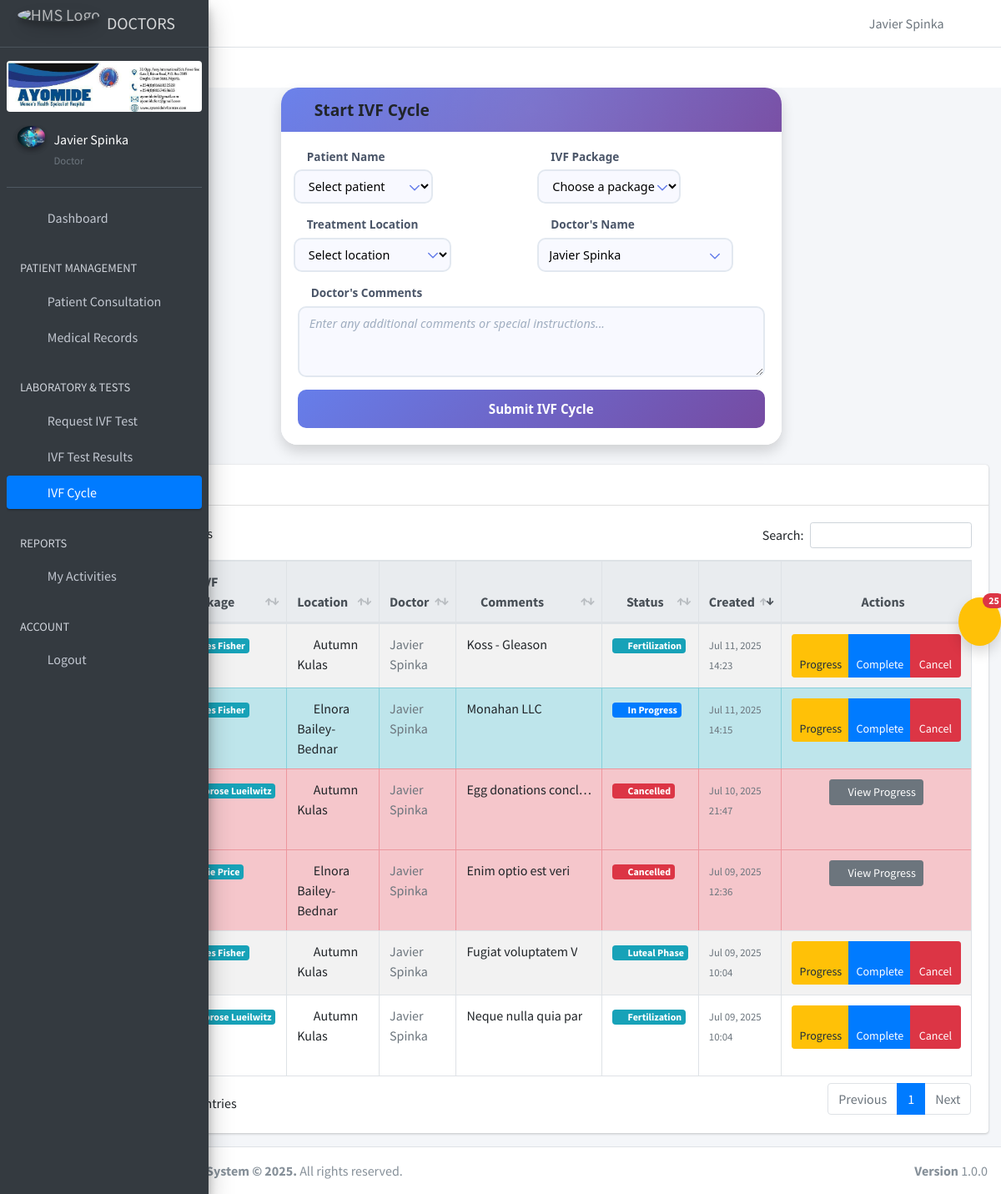
Before: /ivf/start/ (signed in) with the older database file.
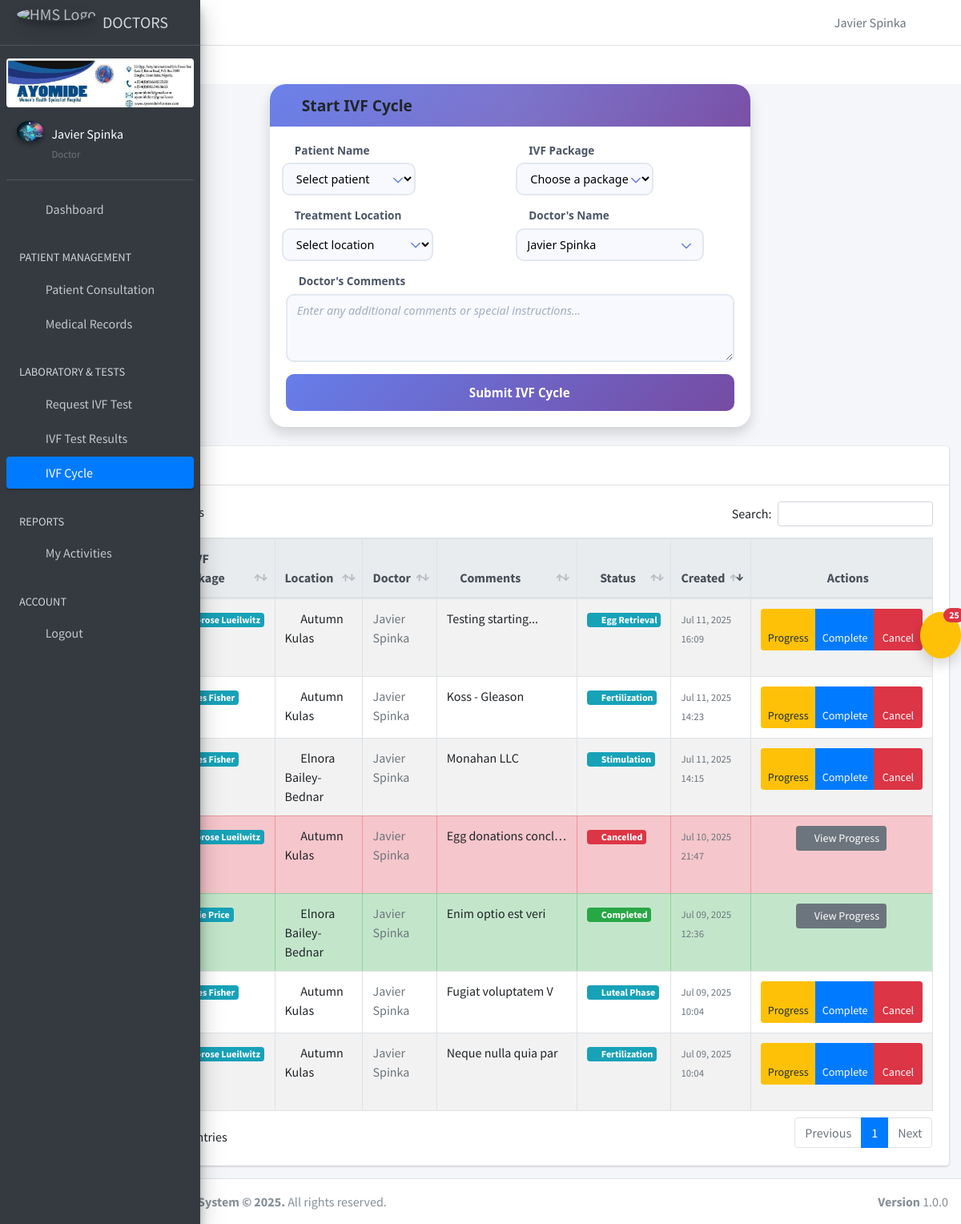
After: the same page with the newer database file.
### hospapp/models.py (models this page shows, shortened)
class IVFRecord(models.Model):
    STATUS_CHOICES = [
        ('open', 'Open'),
        ('pending', 'Pending'),
        ('in_progress', 'In Progress'),
        ('stimulation', 'Stimulation Phase'),
        ('egg_retrieval', 'Egg Retrieval'),
        ('fertilization', 'Fertilization'),
        ('embryo_transfer', 'Embryo Transfer'),
        ('luteal_phase', 'Luteal Phase'),
        ('pregnancy_test', 'Pregnancy Test'),
        ('completed', 'Completed'),
        ('cancelled', 'Cancelled'),
    ]
    patient = models.ForeignKey(Patient, on_delete=models.CASCADE)
    ivf_package = models.ForeignKey(IVFPackage, on_delete=models.SET_NULL, null=True)
    treatment_location = models.ForeignKey(TreatmentLocation, on_delete=models.SET_NULL, null=True)
    doctor_name = models.CharField(max_length=255)
    doctor_comments = models.TextField(blank=True)
    created_on = models.DateTimeField(default=timezone.now)
    status = models.CharField(max_length=255, choices=STATUS_CHOICES, default="open") # Added choices here

class IVFPackage(models.Model):
    name = models.CharField(max_length=255)
    Decription = models.CharField(max_length=255)
    price = models.FloatField(max_length=255, default=0.00)
    created_on = models.DateTimeField(default=timezone.now)

class TreatmentLocation(models.Model):
    name = models.CharField(max_length=255)
    address = models.CharField(max_length=255, blank=True)

### hospapp/views.py (the view, shortened to what this page needs)
# urls.py: path('ivf/start/', views.start_ivf, name='start_ivf'),
@login_required
@require_http_methods(["GET", "POST"])
def start_ivf(request):
    if request.method == 'GET':
        context = {
            'patients': Patient.objects.only('id', 'full_name', 'patient_id'),
            'packages': IVFPackage.objects.only('id', 'name'),
            'locations': TreatmentLocation.objects.only('id', 'name'),
            'all_ivf_records': IVFRecord.objects.all().select_related('patient', 'ivf_package', 'treatment_location').order_by('-created_on'),
            'ivf_progress_statuses': IVFProgressUpdate.STATUS_CHOICES
        }
        return render(request, 'doctors/start_ivf.html', context)

### hospapp/templates/doctors/start_ivf.html (shortened to what the changed rows need)
{% extends "doctors/base.html" %}
{% load static %}
{%block content%}
<section class="content">
    <div class="container-fluid">
        <div class="row mt-4">
            <div class="col-12">
                <div class="card">
                    <div class="card-body">
                        <div class="table-responsive">
                            <table id="ivfRecordsTable" class="table table-bordered table-striped table-hover">
                                <thead class="thead-light">
                                    <tr>
                                        <th>Patient</th>
                                        <th>IVF Package</th>
                                        <th><i class="fas fa-map-marker-alt mr-1"></i>Location</th>
                                        <th><i class="fas fa-user-md mr-1"></i>Doctor</th>
                                        <th><i class="fas fa-comments mr-1"></i>Comments</th>
                                        <th><i class="fas fa-flag mr-1"></i>Status</th>
                                        <th><i class="fas fa-calendar mr-1"></i>Created</th>
                                        <th class="text-center"><i class="fas fa-cogs mr-1"></i>Actions</th>
                                    </tr>
                                </thead>
                                <tbody>
                                    {% for record in all_ivf_records %}
                                    <tr id="ivf-record-{{ record.id }}" class="
                                        {% if record.status == 'in_progress' %}table-info
                                        {% elif record.status == 'completed' %}table-success
                                        {% elif record.status == 'cancelled' %}table-danger
                                        {% endif %}
                                    ">
                                        <td>
                                            <strong>{{ record.patient.full_name }}</strong>
                                            <br>
                                            <small class="text-muted">{{ record.patient.patient_id }}</small>
                                        </td>
                                        <td>
                                            <span class="badge badge-info">{{ record.ivf_package.name }}</span>
                                        </td>
                                        <td>
                                            <i class="fas fa-map-marker-alt text-muted mr-1"></i>
                                            {{ record.treatment_location.name }}
                                        </td>
                                        <td>
                                            <span class="text-muted">{{ record.doctor_name }}</span>
                                        </td>
                                        <td>
                                            {% if record.doctor_comments %}
                                            <span class="text-truncate d-inline-block" style="max-width: 150px;" title="{{ record.doctor_comments }}">
                                                {{ record.doctor_comments }}
                                            </span>
                                            {% else %}
                                            <span class="text-muted font-italic">No comments</span>
                                            {% endif %}
                                        </td>
                                        <td>
                                            {% if record.status == 'open' %}
                                            <span class="badge badge-success">
                                                <i class="fas fa-unlock mr-1"></i>Open
                                            </span>
                                            {% elif record.status == 'pending' %}
                                            <span class="badge badge-warning">
                                                <i class="fas fa-hourglass-half mr-1"></i>Pending
                                            </span>
                                            {% elif record.status == 'in_progress' %}
                                            <span class="badge badge-primary">
                                                <i class="fas fa-cog fa-spin mr-1"></i>In Progress
                                            </span>
                                            {% elif record.status == 'stimulation' %}
                                            <span class="badge badge-info">
                                                <i class="fas fa-syringe mr-1"></i>Stimulation
                                            </span>
                                            {% elif record.status == 'egg_retrieval' %}
                                            <span class="badge badge-info">
                                                <i class="fas fa-egg mr-1"></i>Egg Retrieval
                                            </span>
                                            {% elif record.status == 'fertilization' %}
                                            <span class="badge badge-info">
                                                <i class="fas fa-flask mr-1"></i>Fertilization
                                            </span>
                                            {% elif record.status == 'embryo_transfer' %}
                                            <span class="badge badge-info">
                                                <i class="fas fa-baby-carriage mr-1"></i>Embryo Transfer
                                            </span>
                                            {% elif record.status == 'luteal_phase' %}
                                            <span class="badge badge-info">
                                                <i class="fas fa-calendar-alt mr-1"></i>Luteal Phase
                                            </span>
                                            {% elif record.status == 'pregnancy_test' %}
                                            <span class="badge badge-info">
                                                <i class="fas fa-vial mr-1"></i>Pregnancy Test
                                            </span>
                                            {% elif record.status == 'completed' %}
                                            <span class="badge badge-success">
                                                <i class="fas fa-check-circle mr-1"></i>Completed
                                            </span>
                                            {% elif record.status == 'cancelled' %}
                                            <span class="badge badge-danger">
                                                <i class="fas fa-times-circle mr-1"></i>Cancelled
                                            </span>
                                            {% endif %}
                                        </td>
                                        <td>
                                            <small class="text-muted">
                                                {{ record.created_on|date:"M d, Y" }}<br>
                                                {{ record.created_on|date:"H:i" }}
                                            </small>
                                        </td>
                                        <td class="text-center">
                                            <div class="btn-group">
                                                {% if record.status == 'open' or record.status == 'pending' %}
                                                <button class="btn btn-sm btn-danger" data-toggle="modal" data-target="#actionModal"
                                                    data-id="{{ record.id }}" data-action="cancelled" data-title="Cancel IVF Cycle"
                                                    data-message="Are you sure you want to cancel this IVF cycle? This action cannot be undone."
                                                    data-confirm-text="Cancel Cycle" data-confirm-class="btn-danger"
                                                    title="Cancel Cycle">
                                                    <i class="fas fa-times"></i> Cancel
                                                </button>
                                                {% elif record.status == 'in_progress' or record.status == 'stimulation' or record.status == 'egg_retrieval' or record.status == 'fertilization' or record.status == 'embryo_transfer' or record.status == 'luteal_phase' or record.status == 'pregnancy_test' %}
                                                <button class="btn btn-sm btn-warning" data-toggle="modal" data-target="#progressModal" data-record-id="{{ record.id }}" title="View/Update Progress">
                                                    <i class="fas fa-eye"></i> Progress
                                                </button>
                                                <button class="btn btn-sm btn-primary" data-toggle="modal" data-target="#actionModal"
                                                    data-id="{{ record.id }}" data-action="completed" data-title="Complete IVF Cycle"
                                                    data-message="Are you sure you want to mark this IVF cycle as completed?"
                                                    data-confirm-text="Complete Cycle" data-confirm-class="btn-primary"
                                                    title="Complete Cycle">
                                                    <i class="fas fa-check"></i> Complete
                                                </button>
                                                <button class="btn btn-sm btn-danger" data-toggle="modal" data-target="#actionModal"
                                                    data-id="{{ record.id }}" data-action="cancelled" data-title="Cancel IVF Cycle"
                                                    data-message="Are you sure you want to cancel this IVF cycle? This action cannot be undone."
                                                    data-confirm-text="Cancel Cycle" data-confirm-class="btn-danger"
                                                    title="Cancel Cycle">
                                                    <i class="fas fa-times"></i> Cancel
                                                </button>
                                                {% elif record.status == 'completed' or record.status == 'cancelled' %}
                                                <button class="btn btn-sm btn-secondary" data-toggle="modal" data-target="#progressModal"
                                                    data-record-id="{{ record.id }}" title="View Details">
                                                    <i class="fas fa-eye"></i> View Progress
                                                </button>
                                                {% endif %}
                                            </div>
                                        </td>
                                    </tr>
                                    {% endfor %}
                                </tbody>
                            </table>
                        </div>
                    </div>
                </div>
            </div>
        </div>
    </div>
</section>
{%endblock%}

Changed rows visible on the page:
added IVFRecord: ivf_package.name "Ambrose Lueilwitz", treatment_location.name "Autumn Kulas", doctor_name "Javier Spinka", doctor_comments "Testing starting...", status "egg_retrieval" (drawn), created_on "Jul 11, 2025", created_on "16:09"
changed IVFRecord "Monahan LLC": status "In Progress" → "Stimulation"
changed IVFRecord "Enim optio est veri": status "Cancelled" → "Completed"
Other visible differences:
text written by a page script: "Search: Showing 1 to 6 of 6 entries Previous 1 Next" → "Search: Showing 1 to 7 of 7 entries Previous 1 Next"
